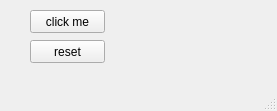
<?xml version="1.0" encoding="UTF-8"?>
<ui version="4.0">
 <class>MainWindow</class>
 <widget class="QMainWindow" name="MainWindow">
  <property name="geometry">
   <rect>
    <x>0</x>
    <y>0</y>
    <width>277</width>
    <height>111</height>
   </rect>
  </property>
  <property name="windowTitle">
   <string>Super window title</string>
  </property>
  <widget class="QWidget" name="centralwidget">
   <widget class="QPushButton" name="button">
    <property name="geometry">
     <rect>
      <x>30</x>
      <y>10</y>
      <width>75</width>
      <height>23</height>
     </rect>
    </property>
    <property name="text">
     <string>click me</string>
    </property>
   </widget>
   <widget class="QLabel" name="label">
    <property name="geometry">
     <rect>
      <x>140</x>
      <y>10</y>
      <width>91</width>
      <height>21</height>
     </rect>
    </property>
    <property name="text">
     <string/>
    </property>
   </widget>
   <widget class="QPushButton" name="reset_button">
    <property name="geometry">
     <rect>
      <x>30</x>
      <y>40</y>
      <width>75</width>
      <height>23</height>
     </rect>
    </property>
    <property name="text">
     <string>reset</string>
    </property>
   </widget>
   <widget class="QLabel" name="counter_label">
    <property name="geometry">
     <rect>
      <x>160</x>
      <y>40</y>
      <width>47</width>
      <height>21</height>
     </rect>
    </property>
    <property name="text">
     <string/>
    </property>
   </widget>
  </widget>
  <widget class="QMenuBar" name="menubar">
   <property name="geometry">
    <rect>
     <x>0</x>
     <y>0</y>
     <width>277</width>
     <height>21</height>
    </rect>
   </property>
  </widget>
  <widget class="QStatusBar" name="statusbar"/>
 </widget>
 <resources/>
 <connections/>
</ui>
